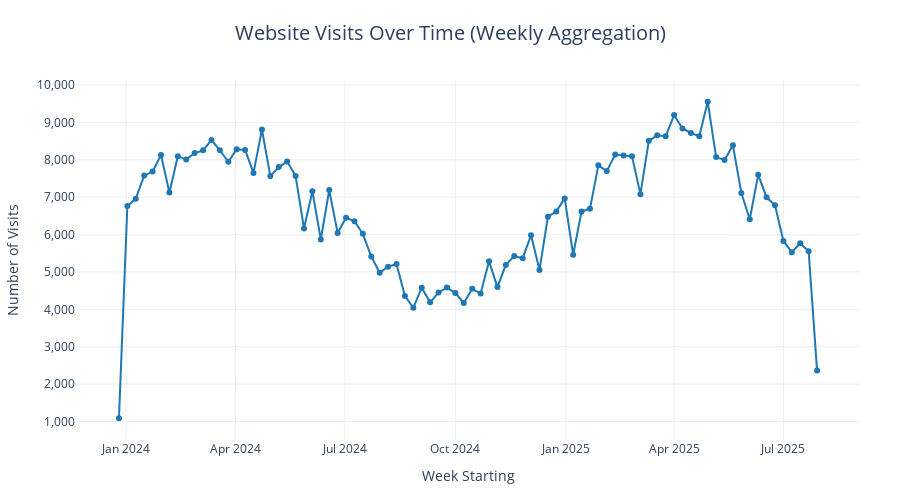

Notebook cell for this chart:
### Code cell
create_visits_line_graph(data_df, "weekly")
